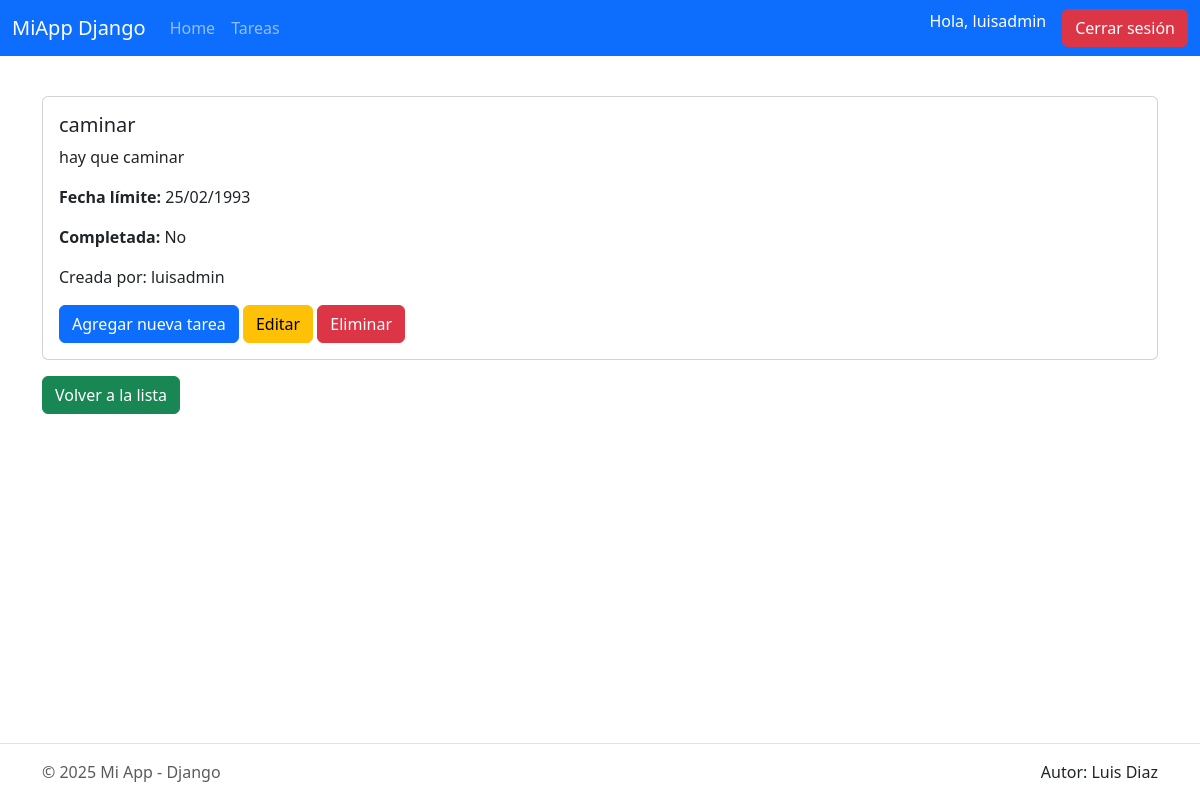
The app's page /gestorapp/tareas/9/ (signed in) with its own data.
### GestorApp/models.py (models this page shows, shortened)
class Tarea(models.Model):
    titulo = models.CharField("Título", max_length=150)
    descripcion = models.TextField("Descripción", blank=True, null=True)
    fecha_limite = models.DateField("Fecha límite", null=True, blank=True)
    completada = models.BooleanField("Completada", default=False)
    usuario = models.ForeignKey(User, on_delete=models.CASCADE, related_name='tareas')
    creado_en = models.DateTimeField("Creado en", auto_now_add=True)
    actualizado_en = models.DateTimeField("Actualizado en", auto_now=True)
    class Meta:
        ordering = ['completada', 'fecha_limite', '-creado_en']
        verbose_name = "Tarea"
        verbose_name_plural = "Tareas"

### GestorApp/views.py (the view)
# urls.py: path('tareas/<int:pk>/', DetalleTarea.as_view(), name='detalle_tarea'),
class DetalleTarea(LoginRequiredMixin, DetailView):
    model = Tarea
    template_name = 'detalle_tarea.html'
    context_object_name = 'tarea'
    login_url = 'login'

### GestorApp/templates/detalle_tarea.html (shortened to what this page needs)
{% extends 'base.html' %}
{% block content %}
<div class="card my-3">
    <div class="card-body">
        <h5 class="card-title">{{ tarea.titulo }}</h5>
        <p class="card-text">{{ tarea.descripcion }}</p>
        <p class="card-text"><strong>Fecha límite:</strong> {{ tarea.fecha_limite|date:"d/m/Y" }}</p>
        <p class="card-text"><strong>Completada:</strong> {{ tarea.completada|yesno:"Sí,No" }}</p>
        <p>Creada por: {{ tarea.usuario.username }}</p>
        <div class="mt-3">
            <a href="{% url 'agregar_tarea' %}" class="btn btn-primary">Agregar nueva tarea</a>
            <a href="{% url 'editar_tarea' tarea.pk %}" class="btn btn-warning">Editar</a>
            <a href="{% url 'eliminar_tarea' tarea.pk %}" class="btn btn-danger">Eliminar</a>
        </div>
    </div>
</div>
<a href="{% url 'tareas' %}" class="btn btn-success">Volver a la lista</a>
{% endblock %}

### GestorApp/templates/base.html (shortened to what this page needs)
<!DOCTYPE html>
<html lang="en">
<head>
    {% load static %}
    <link href="https://cdn.jsdelivr.net/npm/bootstrap@5.3.8/dist/css/bootstrap.min.css" rel="stylesheet">
    <link rel="stylesheet" href="{% static 'GestorApp/css/style.css' %}">
</head>
<body>
    <nav class="navbar navbar-expand-lg bg-primary navbar-dark">
        <div class="container-fluid">
            <a class="navbar-brand" href="#">MiApp Django</a>
            <div class="collapse navbar-collapse" id="navbarNav">
                <ul class="navbar-nav me-auto">
                    <li class="nav-item">
                        <a class="nav-link {% if request.resolver_match.url_name == 'home' %}active{% endif %}" href="{% url 'home' %}">
                            Home
                        </a>
                    </li>
                    {% if user.is_authenticated %}
                    <li class="nav-item">
                        <a class="nav-link {% if request.resolver_match.url_name == 'tareas' %}active{% endif %}" href="{% url 'tareas' %}">
                            Tareas
                        </a>
                    </li>
                    {% endif %}
                </ul>
                <ul class="navbar-nav ms-auto">
                    {% if user.is_authenticated %}
                    <li class="nav-item">
                        <span class="navbar-text text-white me-2">Hola, {{ user.username }}</span>
                    </li>
                    <li class="nav-item">
                        <a class="btn btn-danger ms-2" href="{% url 'logout' %}">Cerrar sesión</a>
                    </li>
                    {% endif %}
                </ul>
            </div>
        </div>
    </nav>
    <main class="container my-4 flex-fill">
        {% block content %}
        {% endblock %}
    </main>
    <footer class="border-top py-3 mt-auto">
        <div class="container d-flex flex-wrap justify-content-between align-items-center">
            <div class="col-md-4 d-flex align-items-center">
                <span class="mb-3 mb-md-0 text-body-secondary">© 2025 Mi App - Django</span>
            </div>
            <ul class="nav col-md-4 justify-content-end list-unstyled d-flex">
                <li>Autor: Luis Diaz</li>
            </ul>
        </div>
    </footer>
</body>
</html>

### GestorApp/static/GestorApp/css/style.css (style rules this page uses)
html, body { height: 100%; margin: 0; }
body { display: flex; flex-direction: column; min-height: 100vh; }
main { flex: 1; }

### records on screen
Tarea: titulo "caminar", descripcion "hay que caminar", fecha_limite "25/02/1993", completada "No", usuario.username "luisadmin"

### other values on screen
{{ user.username }} "luisadmin"
